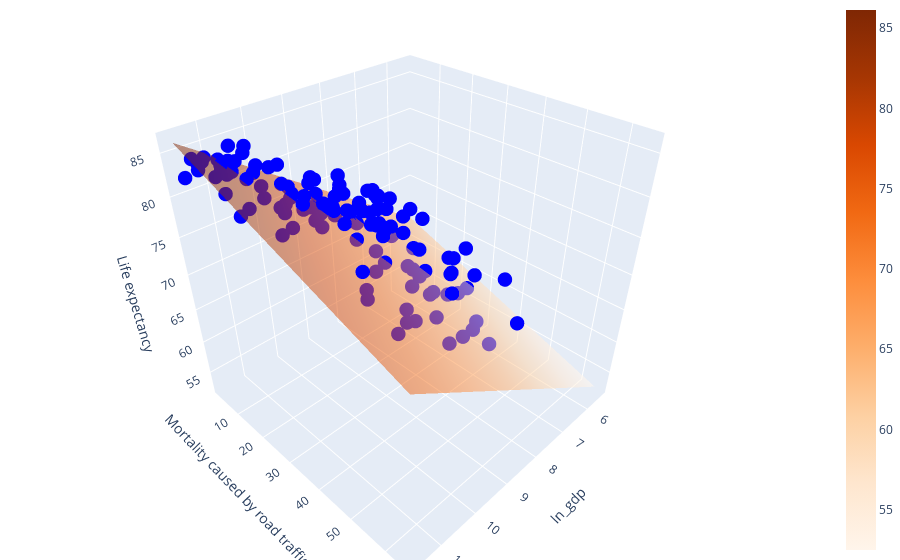

Notebook cell for this chart:
### Code cell
import plotly.graph_objects as go
import numpy as np

# Example data

x = df['ln_gdp']
y = df['Mortality caused by road traffic injury']
z = df['Life expectancy']

# Create trace for scatter plot
scatter_trace = go.Scatter3d(x=x, y=y, z=z, mode='markers', marker=dict(color='blue', size=5), name='Points')

# Plot plane
x_grid, y_grid = np.meshgrid(np.linspace(min(x), max(x), 5), np.linspace(min(y), max(y), 5))
z2_plane = model3.params[0] + model3.params[1] * x_grid + model3.params[2] * y_grid 
plane_trace = go.Surface(x=x_grid, y=y_grid, z=z2_plane, opacity=0.5, colorscale='Oranges', name='Plane')

# Create layout for the plot
layout = go.Layout(scene=dict(xaxis=dict(title='ln_gdp'),
                               yaxis=dict(title='Mortality caused by road traffic injury'),
                               zaxis=dict(title='Life expectancy')),
                   margin=dict(l=0, r=0, b=0, t=0))

# Create figure
fig = go.Figure(data=[scatter_trace, plane_trace], layout=layout)

# Display the plot
fig.show()
